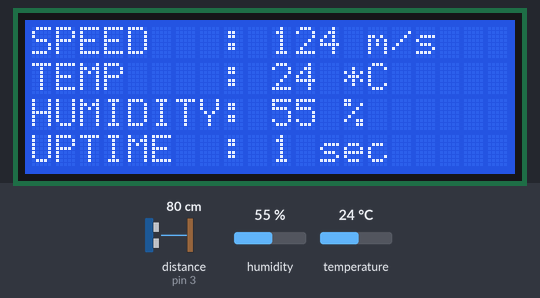
A sketch run on a simulated Arduino Uno, built with avr-gcc and run on an emulated ATmega328P. Shown: 20×4 character LCD. Wiring (inferred from the names in the program): ultrasonic range finder: trigger pin 2; echo pin 3. The test bench sets the inputs (shaded band); at power-on: distance to the obstacle (sensor on pin 3) 80 cm, humidity 55 %, temperature 24 °C. The echo pulse lasts 58.3 µs per cm; what the sketch prints to the serial monitor is not drawn.

Above: at 1.3 s.
1.4 s: distance to the obstacle (sensor on pin 3) set to 2 cm
At 3.1 s:
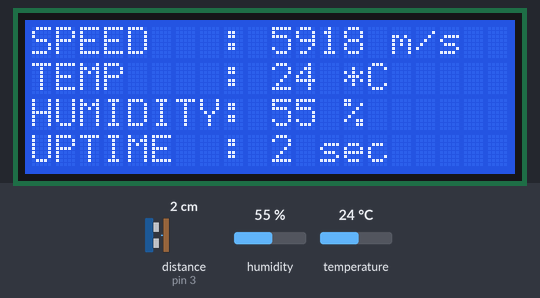
4.8 s: humidity set to 22 %
At 6.3 s:
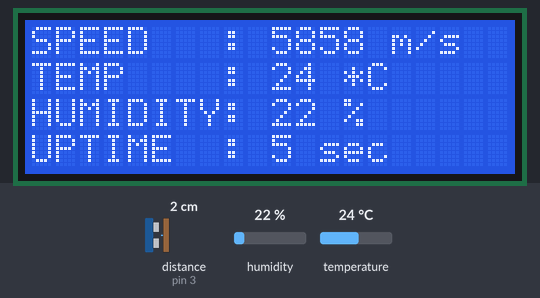
8.0 s: temperature set to 12 °C
At 9.4 s:
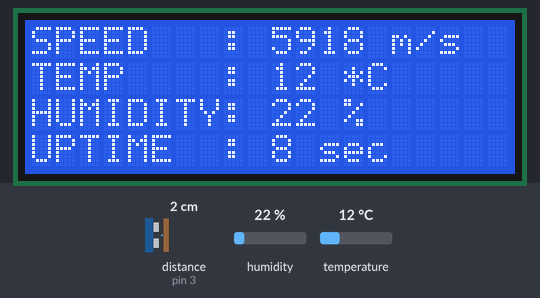
11.2 s: distance to the obstacle (sensor on pin 3) set to 4 cm
At 12.5 s:
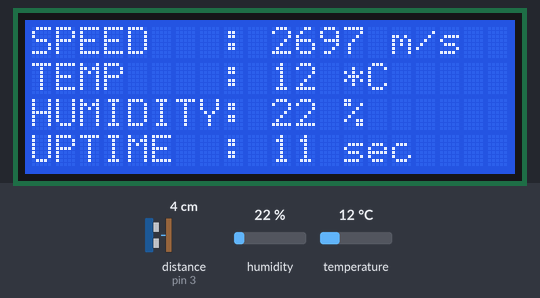
14.4 s: humidity set to 40 %
At 15.7 s:
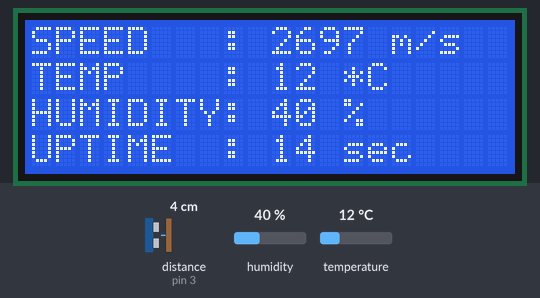
17.5 s: distance to the obstacle (sensor on pin 3) set to 9 cm
At 18.9 s:
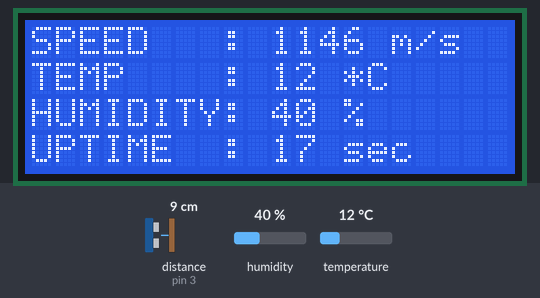
Timing chart, 0 to 20.5 s (numbered marks = the images above; inputs shaded):
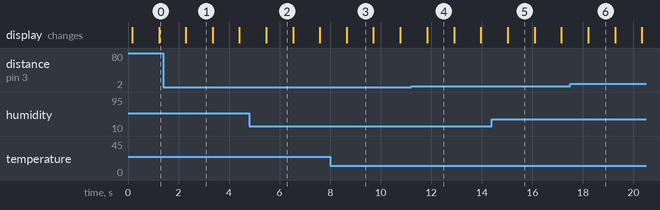

Measured:
- what the display in image 1 shows lasts 1.1 s, from 2.3 s to 3.4 s

The sketch:

sound_speedometer_2.0.ino
```cpp
// include external libraries needed for
// working with temp sensor and LCD display
#include <SimpleDHT.h>
#include <LiquidCrystal_I2C.h>
SimpleDHT11 dht11;
LiquidCrystal_I2C lcd(0x27,20,4);

// define constants for easy reference
// to arduino pin numbers
#define trigPin 2
#define echoPin 3
#define pinDHT11 4

// define variables
long  duration;
long soundSpeed;
long  distanceInCm = 29;
int   uptime = 0;
byte  temperature = 0;
byte  humidity = 0;
byte  data[40] = {0};

// the setup code below will run once
// when device is turned on
void setup() {
  // initialize input/output pins
  // for ultrasonic sensor
  pinMode(trigPin, OUTPUT);
  pinMode(echoPin, INPUT);

  // initialize serial port output
  Serial.begin (9600);

  // initialize LCD display
  lcd.init();
  lcd.backlight();
  lcd.setCursor(0, 0);
  lcd.print("SPEED   : ");
  lcd.setCursor(0, 1);
  lcd.print("TEMP    : ");
  lcd.setCursor(0,2);
  lcd.print("HUMIDITY: ");
  lcd.setCursor(0,3);
  lcd.print("UPTIME  : ");
}

// the main code below will run
// in the loop forever
void loop() {

  // make ultrasonic sensor send signal,
  // wait for response, and measure time
  // to get a response (in microseconds)
  digitalWrite(trigPin, LOW);
  delayMicroseconds(2);
  digitalWrite(trigPin, HIGH);
  delayMicroseconds(10);
  digitalWrite(trigPin, LOW);
  duration = pulseIn(echoPin, HIGH, 35000) * 10;

  // calculate speed of sound in m/s
  soundSpeed = 200000 * distanceInCm / duration;

  // obtain measurements from
  // temperature/humidity sensor DTH11
  dht11.read(pinDHT11, &temperature, &humidity, data);

  // output info to serial port
  Serial.println("");
  Serial.print("Uptime in sec:\t" + String(uptime));
  Serial.print("\tSpeed in m/s:\t" + String((int)soundSpeed));
  Serial.print("\tTemp in *C\t" + String(temperature));
  Serial.print("\tHumidity in %:\t" + String(humidity));

  // print message to LCD screen
  lcd.setCursor(10, 0);
  lcd.print(String(int(soundSpeed)) + " m/s  ");
  lcd.setCursor(10, 1);
  lcd.print(String(temperature) + " *C   ");
  lcd.setCursor(10, 2);
  lcd.print(String(humidity) + " %   ");
  lcd.setCursor(10, 3);
  lcd.print(String(uptime) + " sec ");

  // wait before looping to next measurement cycle
  delay(1000);
  uptime = uptime + 1;
}
```
